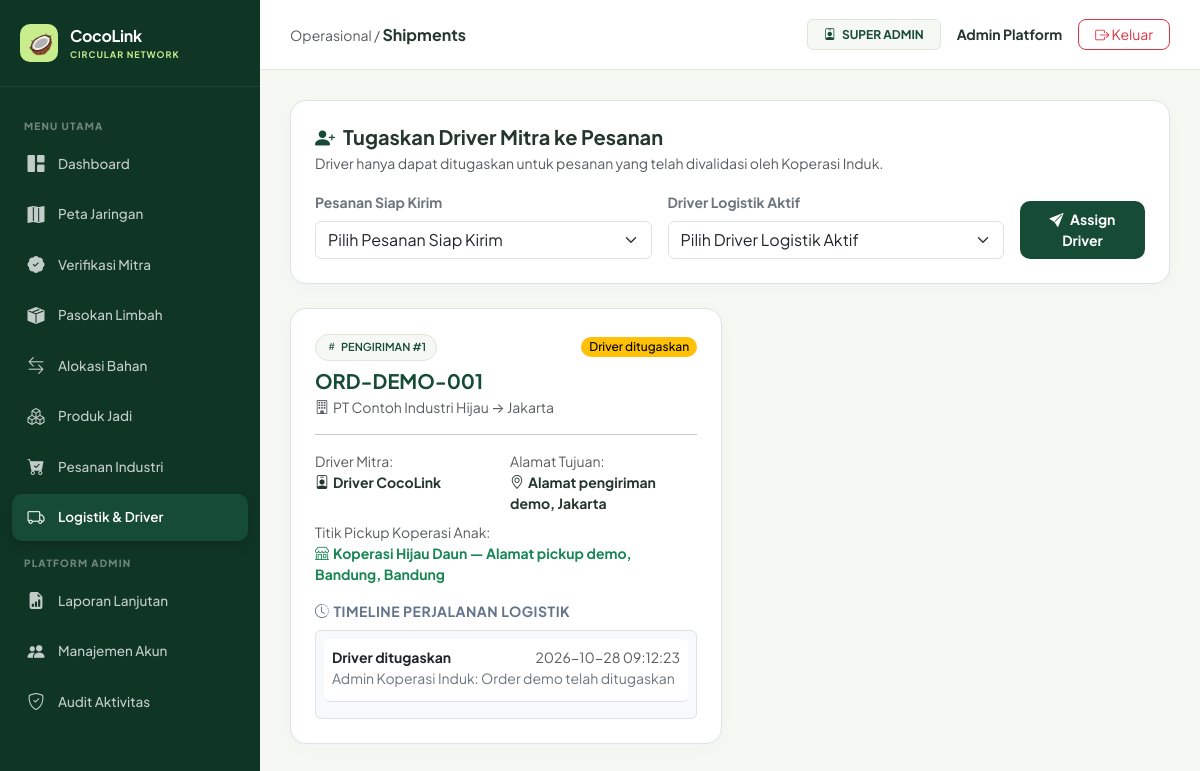
Page /index.php?page=shipments (signed in) on the committed database.
### tables this page shows
CREATE TABLE `users` (
  `id` bigint(20) UNSIGNED NOT NULL,
  `name` varchar(120) NOT NULL,
  `email` varchar(190) NOT NULL,
  `password_hash` varchar(255) NOT NULL,
  `role` enum('super_admin','induk','supplier','coop','buyer','driver') NOT NULL,
  `supplier_id` bigint(20) UNSIGNED DEFAULT NULL,
  `coop_id` bigint(20) UNSIGNED DEFAULT NULL,
  `buyer_id` bigint(20) UNSIGNED DEFAULT NULL,
  `is_active` tinyint(1) NOT NULL DEFAULT 1,
  `created_at` timestamp NOT NULL DEFAULT current_timestamp()
);

CREATE TABLE `shipments` (
  `id` bigint(20) UNSIGNED NOT NULL,
  `order_id` bigint(20) UNSIGNED NOT NULL,
  `driver_id` bigint(20) UNSIGNED NOT NULL,
  `status` enum('assigned','accepted','pickup_pending','picked_up','delivered') NOT NULL DEFAULT 'assigned',
  `assigned_at` timestamp NOT NULL DEFAULT current_timestamp(),
  `picked_up_at` datetime DEFAULT NULL,
  `delivered_at` datetime DEFAULT NULL
);

CREATE TABLE `orders` (
  `id` bigint(20) UNSIGNED NOT NULL,
  `order_code` varchar(40) NOT NULL,
  `buyer_id` bigint(20) UNSIGNED NOT NULL,
  `shipping_address` text NOT NULL,
  `city` varchar(90) NOT NULL,
  `notes` text DEFAULT NULL,
  `status` enum('requested','approved','rejected','assigned','in_transit','delivered','completed') NOT NULL DEFAULT 'requested',
  `total` decimal(17,2) NOT NULL DEFAULT 0.00,
  `approved_by` bigint(20) UNSIGNED DEFAULT NULL,
  `created_at` timestamp NOT NULL DEFAULT current_timestamp(),
  `updated_at` timestamp NOT NULL DEFAULT current_timestamp() ON UPDATE current_timestamp()
);

CREATE TABLE `buyer_profiles` (
  `id` bigint(20) UNSIGNED NOT NULL,
  `company_name` varchar(160) NOT NULL,
  `buyer_type` enum('industry','collector') NOT NULL DEFAULT 'industry',
  `nib` varchar(30) DEFAULT NULL,
  `address` text NOT NULL,
  `city` varchar(90) NOT NULL,
  `status` enum('pending','verified','rejected') NOT NULL DEFAULT 'pending',
  `created_at` timestamp NOT NULL DEFAULT current_timestamp()
);

CREATE TABLE `shipment_events` (
  `id` bigint(20) UNSIGNED NOT NULL,
  `shipment_id` bigint(20) UNSIGNED NOT NULL,
  `event_type` enum('assigned','accepted','pickup_requested','pickup_rejected','picked_up','location','delivered') NOT NULL,
  `note` text NOT NULL,
  `latitude` decimal(10,7) DEFAULT NULL,
  `longitude` decimal(10,7) DEFAULT NULL,
  `proof_path` varchar(255) DEFAULT NULL,
  `actor_id` bigint(20) UNSIGNED NOT NULL,
  `created_at` timestamp NOT NULL DEFAULT current_timestamp()
);

### app/views/pages/shipments.php (the view, shortened to what the rows shown need)
<?php
function page_shipments(array $u): void {
    $driver  = $u['role'] === 'driver';
    $query = "SELECT sh.*, o.order_code, o.status AS order_status, o.shipping_address, o.city, o.total, b.company_name,
              us.name AS driver_name, us.email AS driver_email,
              (SELECT CONCAT(c.name, ' — ', c.address, ', ', c.city)
               FROM order_items i
               JOIN products p ON p.id=i.product_id
               JOIN cooperatives c ON c.id=p.coop_id
               WHERE i.order_id=o.id LIMIT 1) AS pickup_address
              FROM shipments sh
              JOIN orders o ON o.id=sh.order_id
              JOIN buyer_profiles b ON b.id=o.buyer_id
              JOIN users us ON us.id=sh.driver_id";
    if ($driver) {
        $ships = rows($query . ' WHERE sh.driver_id=? ORDER BY sh.id DESC', [$u['id']]);
    } elseif ($u['role'] === 'coop') {
        $ships = rows($query . ' WHERE EXISTS(SELECT 1 FROM order_items i JOIN products p ON p.id=i.product_id WHERE i.order_id=o.id AND p.coop_id=?) ORDER BY sh.id DESC', [$u['coop_id']]);
    } elseif ($u['role'] === 'supplier') {
        $ships = rows($query . ' WHERE EXISTS(SELECT 1 FROM order_items i JOIN products p ON p.id=i.product_id JOIN cooperatives c ON c.id=p.coop_id WHERE i.order_id=o.id AND c.supplier_id=?) ORDER BY sh.id DESC', [$u['supplier_id']]);
    } elseif ($u['role'] === 'buyer') {
        $ships = rows($query . ' WHERE o.buyer_id=? ORDER BY sh.id DESC', [$u['buyer_id']]);
    } else {
        $ships = rows($query . ' ORDER BY sh.id DESC');
    }
    $events     = $ships ? rows('SELECT ev.*, u.name AS actor_name FROM shipment_events ev JOIN users u ON u.id=ev.actor_id ORDER BY ev.id DESC LIMIT 300') : [];
    $by = [];
    foreach ($events as $ev) $by[$ev['shipment_id']][] = $ev;
?>
<div class="row g-3">
<?php foreach ($ships as $s): ?>
    <div class="col-xl-6">
        <div class="panel p-4 bg-white border h-100" style="border-radius:16px;">
            <div class="d-flex flex-wrap justify-content-between align-items-start gap-2 mb-3">
                <div>
                    <span class="chip"><i class="bi bi-hash me-1"></i>PENGIRIMAN #<?= e($s['id']) ?></span>
                    <h5 class="fw-bold mt-2 mb-1" style="color:var(--coco-primary)"><?= e($s['order_code']) ?></h5>
                    <div class="helper text-muted small"><i class="bi bi-building me-1"></i><?= e($s['company_name']) ?> &rarr; <?= e($s['city']) ?></div>
                </div>
                <div><?= badge($s['status']) ?></div>
            </div>
            <hr>
            <div class="row g-2 mb-3 small">
                <div class="col-6">
                    <div class="text-muted">Driver Mitra:</div>
                    <strong><i class="bi bi-person-badge me-1"></i><?= e($s['driver_name']) ?></strong>
                </div>
                <div class="col-6">
                    <div class="text-muted">Alamat Tujuan:</div>
                    <strong><i class="bi bi-geo-alt me-1"></i><?= e($s['shipping_address']) ?></strong>
                </div>
                <div class="col-12 mt-2">
                    <div class="text-muted">Titik Pickup Koperasi Anak:</div>
                    <strong class="text-success"><i class="bi bi-shop me-1"></i><?= e($s['pickup_address'] ?? 'Belum tersedia') ?></strong>
                </div>
            </div>
            <div class="helper fw-bold mb-2 small text-uppercase" style="letter-spacing:0.5px; color:#64748B"><i class="bi bi-clock-history me-1"></i>Timeline Perjalanan Logistik</div>
            <div style="max-height:240px; overflow-y:auto;" class="border rounded p-2 bg-light">
            <?php foreach ($by[$s['id']] ?? [] as $ev): ?>
                <div class="pb-2 mb-2 border-bottom bg-white p-2 rounded">
                    <div class="d-flex justify-content-between align-items-center">
                        <strong class="small text-dark"><?= e(status_text($ev['event_type'])) ?></strong>
                        <span class="helper small text-muted"><?= e($ev['created_at']) ?></span>
                    </div>
                    <p class="helper small mb-1 text-secondary"><?= e($ev['actor_name']) ?>: <?= e($ev['note']) ?></p>
                </div>
            <?php endforeach; ?>
            </div>
        </div>
    </div>
<?php endforeach; ?>
</div>
<?php } ?>

### app/views/layout.php (shortened to what the rows shown need)
<?php
function render_layout(string $title, string $page, array $u, callable $content): void {
?>
<!DOCTYPE html>
<html lang="id">
<head>
    <link href="https://cdn.jsdelivr.net/npm/bootstrap@5.3.2/dist/css/bootstrap.min.css" rel="stylesheet">
    <link rel="stylesheet" href="https://cdn.jsdelivr.net/npm/bootstrap-icons@1.11.2/font/bootstrap-icons.min.css">
</head>
<body>
    <div class="app-wrapper">
        <div class="app-main">
            <header class="app-header">
                <div class="d-flex align-items-center gap-3">
                    <span class="badge px-3 py-2" style="background:#F6F8F4; color:#164B35; border:1px solid #DCE6D9; font-weight:700;">
                        <i class="bi bi-person-badge me-1"></i> <?= e(str_replace('_', ' ', strtoupper($u['role']))) ?>
                    </span>
                    <div class="fw-bold" style="font-size:14px;"><?= e($u['name']) ?></div>
                    <form method="post" action="<?= e(url('logout')) ?>" style="margin:0;">
                        <button class="btn btn-sm btn-outline-danger px-3" style="border-radius:8px;"><i class="bi bi-box-arrow-right"></i> Keluar</button>
                    </form>
                </div>
            </header>
            <main class="app-content">
                <?php $content(); ?>
            </main>
        </div>
    </div>
</body>
</html>
<?php
}
?>

### app/bootstrap.php (shortened to what the rows shown need)
<?php
$config = require __DIR__ . '/../config/config.php';
function db(): PDO {
    global $config;
    static $pdo = null;
    if ($pdo === null) {
        $pdo = new PDO(
            'mysql:host=' . $config['db_host'] . ';port=' . $config['db_port'] . ';dbname=' . $config['db_name'] . ';charset=utf8mb4',
            $config['db_user'],
            $config['db_password'],
            [
                PDO::ATTR_ERRMODE            => PDO::ERRMODE_EXCEPTION,
                PDO::ATTR_DEFAULT_FETCH_MODE => PDO::FETCH_ASSOC,
                PDO::ATTR_EMULATE_PREPARES   => false
            ]
        );
    }
    return $pdo;
}
function sql(string $query, array $params = []): PDOStatement {
    $st = db()->prepare($query);
    $st->execute($params);
    return $st;
}
function rows(string $query, array $params = []): array {
    return sql($query, $params)->fetchAll();
}
function one(string $query, array $params = []): ?array {
    $r = sql($query, $params)->fetch();
    return $r ?: null;
}
function e(mixed $v): string {
    return htmlspecialchars((string)($v ?? ''), ENT_QUOTES | ENT_SUBSTITUTE, 'UTF-8');
}
function app_base(): string {
    $dir = str_replace('\\', '/', dirname($_SERVER['SCRIPT_NAME'] ?? '/index.php'));
    return ($dir === '/' || $dir === '.') ? '' : rtrim($dir, '/');
}
function url(string $page = 'dashboard', array $args = []): string {
    return app_base() . '/index.php?' . http_build_query(array_merge(['page' => $page], $args));
}
function current_user(): ?array {
    $u = one('SELECT * FROM users WHERE id=?', [(int)$_SESSION['uid']]);
    return $u;
}
function status_text(string $status): string {
    return [
        'pending'          => 'Menunggu verifikasi',
        'verified'         => 'Terverifikasi',
        'rejected'         => 'Ditolak',
        'proposed'         => 'Menunggu koperasi',
        'accepted'         => 'Diterima',
        'completed'        => 'Selesai',
        'requested'        => 'Diajukan',
        'approved'         => 'Disetujui',
        'assigned'         => 'Driver ditugaskan',
        'in_transit'       => 'Dalam perjalanan',
        'pickup_pending'   => 'Pickup perlu disetujui',
        'pickup_requested' => 'Pengajuan pickup',
        'pickup_rejected'  => 'Pickup ditolak',
        'picked_up'        => 'Pickup disetujui',
        'delivered'        => 'Terkirim',
        'location'         => 'Lokasi diperbarui'
    ][$status] ?? ucwords(str_replace('_', ' ', $status));
}
function badge(string $status): string {
    $color = match ($status) {
        'completed', 'verified', 'delivered' => 'success',
        'rejected'                            => 'danger',
        'accepted', 'approved'               => 'info',
        'in_transit', 'picked_up'            => 'primary',
        default                              => 'warning'
    };
    return '<span class="badge rounded-pill text-bg-' . $color . ' fw-medium">' . e(status_text($status)) . '</span>';
}
?>

### rows in the picture
users: role "SUPER ADMIN", name "Admin Platform"
shipments: id "1", order.order_code "ORD-DEMO-001", buyer_profiles.company_name "PT Contoh Industri Hijau", order.city "Jakarta", status "Driver ditugaskan", driver.name "Driver CocoLink", order.shipping_address "Alamat pengiriman demo, Jakarta", pickup_address "Koperasi Hijau Daun — Alamat pickup demo, Bandung, Bandung"
shipment_events: event_type "Driver ditugaskan", created_at "2026-10-28 09:12:23", actor.name "Admin Koperasi Induk", note "Order demo telah ditugaskan"

### other values in the picture
str_replace('_', ' ', $page) "Shipments"
$label "Pesanan Siap Kirim Driver Logistik Aktif"
